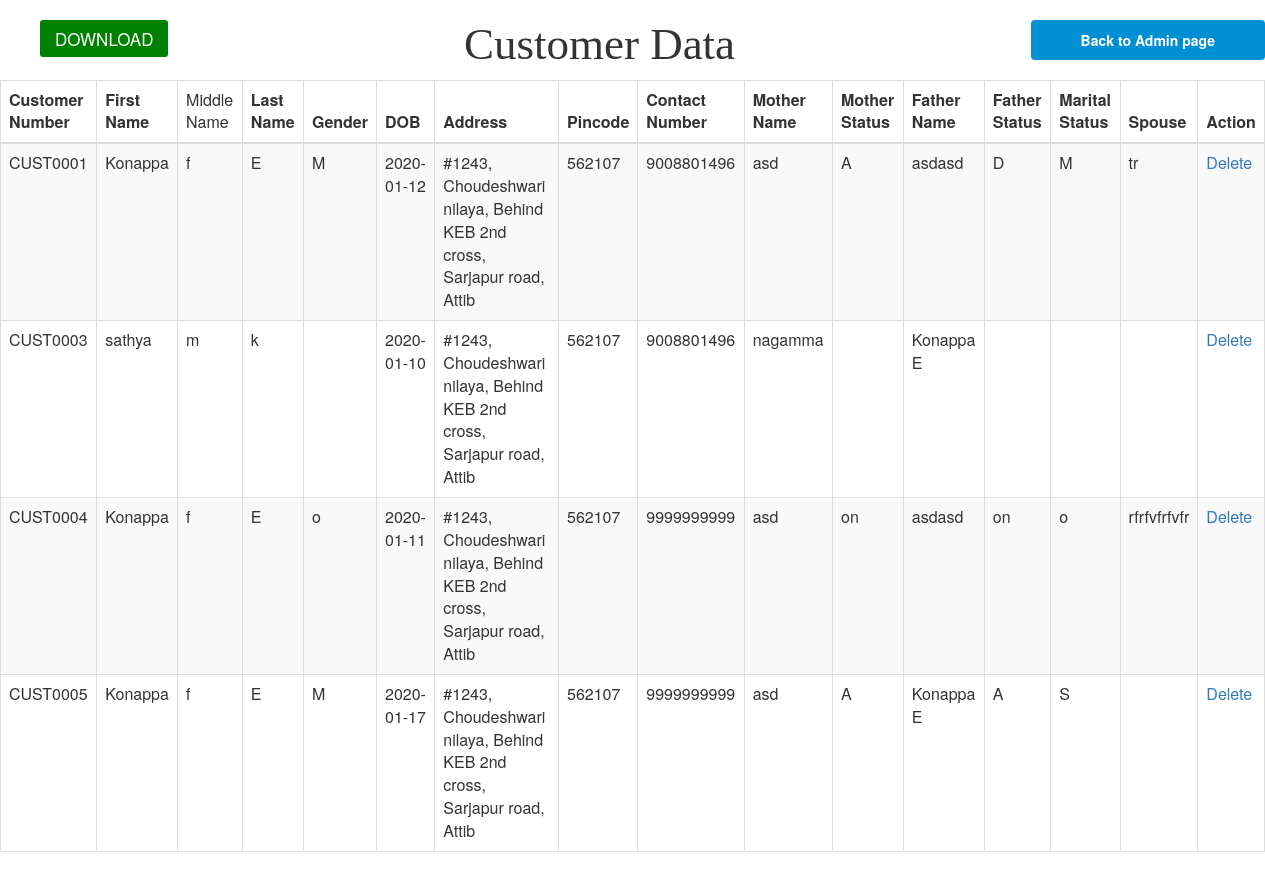
The page /table/modified12.php on the database its author committed.
### tables this page shows
CREATE TABLE `customerr` (
  `id` int(250) NOT NULL,
  `Customer_Num` varchar(250) NOT NULL,
  `First_Name` varchar(50) NOT NULL,
  `Middle_Name` varchar(50) NOT NULL,
  `Last_Name` varchar(50) NOT NULL,
  `Gender` char(1) NOT NULL,
  `DOB` date NOT NULL,
  `Address` varchar(70) NOT NULL,
  `Pincode` int(6) NOT NULL,
  `Contact_Number` bigint(10) NOT NULL,
  `Mother_Name` varchar(150) NOT NULL,
  `Mother_Status` varchar(10) NOT NULL,
  `Father_Name` varchar(150) NOT NULL,
  `Father_Status` varchar(10) NOT NULL,
  `Marital_Status` char(1) NOT NULL,
  `Spouse` varchar(150) DEFAULT NULL
);

### table/modified12.php (the view, shortened to what this page needs)
<?php
include "../connection.php";
$sql = "select * from customerr";
$result = mysqli_query($conn,$sql);
?>
<html lang="en">
<head>
    <link rel="stylesheet" type="text/css" href="../css/custom.css">
    <link rel="stylesheet" type="text/css" href="../css/bootstrap.min.css">
    <link rel="stylesheet" type="text/css" href="../css/font-awesome.min.css">
    <link rel="stylesheet" type="text/css" href="https://maxcdn.bootstrapcdn.com/font-awesome/4.3.0/css/font-awesome.min.css">
</head>
    <body style="line-height: 1;">
		<ul>
			<a href="../client/excel.php" role="submit"  style="color: white; font-size: 17px;text-transform: unset; padding: 10px 15px; border-radius: 3px; background: green; transition: .5s;float:left;">DOWNLOAD</a>
			<li class="submit-btn" style="text-decoration: none; float:right;"><a href="admin1.php" style=" color: #ffffff;"> Back to Admin page</a></li>
		</ul>
		<h1 style="font-family: auto;
    font-size: 45px;"><center>Customer Data</center></h1>
		<table class="table table-striped table-hover table-bordered" width = "100%" border = "1" cellspacing = "1" cellpadding = "1">
			<thead>
            <tr>
                <th>Customer Number</th>
                <th>First Name</th>
                <td>Middle Name</th>
                <th>Last Name</th>
                <th>Gender</th>
                <th>DOB</th>
                <th>Address</th>
                <th>Pincode</th>
                <th>Contact Number</th>
                <th>Mother Name</th>
                <th>Mother Status</th>
                <th>Father Name</th>
                <th>Father Status</th>
                <th>Marital Status</th>
                <th>Spouse</th>
                <th colspan = "2">Action</th>
            </tr>
        </thead>
	<?php
		while($row = mysqli_fetch_object($result)){
	?>
			<tr>
				<td>
					<?php echo $row->Customer_Num;?>
				</td>
				<td>
					<?php echo $row->First_Name;?>
				</td>
				<td>
					<?php echo $row->Middle_Name;?>
				</td>
				<td>
					<?php echo $row->Last_Name;?>
				</td>
				<td>
					<?php echo $row->Gender;?>
				</td>
				<td>
					<?php echo $row->DOB;?>
				</td>
				<td>
					<?php echo $row->Address;?>
				</td>
				<td>
					<?php echo $row->Pincode;?>
				</td>
				<td>
					<?php echo $row->Contact_Number;?>
				</td>
				<td>
					<?php echo $row->Mother_Name;?>
				</td>
				<td>
					<?php echo $row->Mother_Status;?>
				</td>
				<td>
					<?php echo $row->Father_Name;?>
				</td>
				<td>
					<?php echo $row->Father_Status;?>
				</td>
				<td>
					<?php echo $row->Marital_Status;?>
				</td>
				<td>
					<?php echo $row->Spouse;?>
				</td>
				<td> <a href="../client/delete.php?id=<?php echo $row->Customer_Num;?>" onclick="return confirm('Are You Sure')">Delete
				</a> </td>
			</tr>
		<?php } ?>
        </table>
    </body>
</html>

### css/custom.css (style rules this page uses)
.submit-btn { color: #ffffff; display: inline-block; padding: 10px 50px; margin-bottom: 0px; font-size: 14px; font-weight: bold; line-height: 1.42857; text-align: center; border: 0px solid transparent; border-radius: 4px; background: #008fd3 none repeat scroll 0% 0% !important; text-decoration: none; }

### rows shown on the page
customerr: Customer_Num "CUST0001", First_Name "Konappa", Middle_Name "f", Last_Name "E", Gender "M", DOB "2020-01-12", Address "#1243, Choudeshwari nilaya, Behind KEB 2nd cross, Sarjapur road, Attib", Pincode "562107", Contact_Number "9008801496", Mother_Name "asd", Mother_Status "A", Father_Name "asdasd", Father_Status "D", Marital_Status "M", Spouse "tr"
customerr: Customer_Num "CUST0003", First_Name "sathya", Middle_Name "m", Last_Name "k", DOB "2020-01-10", Address "#1243, Choudeshwari nilaya, Behind KEB 2nd cross, Sarjapur road, Attib", Pincode "562107", Contact_Number "9008801496", Mother_Name "nagamma", Father_Name "Konappa E"
customerr: Customer_Num "CUST0004", First_Name "Konappa", Middle_Name "f", Last_Name "E", Gender "o", DOB "2020-01-11", Address "#1243, Choudeshwari nilaya, Behind KEB 2nd cross, Sarjapur road, Attib", Pincode "562107", Contact_Number "9999999999", Mother_Name "asd", Mother_Status "on", Father_Name "asdasd", Father_Status "on", Marital_Status "o", Spouse "rfrfvfrfvfr"
customerr: Customer_Num "CUST0005", First_Name "Konappa", Middle_Name "f", Last_Name "E", Gender "M", DOB "2020-01-17", Address "#1243, Choudeshwari nilaya, Behind KEB 2nd cross, Sarjapur road, Attib", Pincode "562107", Contact_Number "9999999999", Mother_Name "asd", Mother_Status "A", Father_Name "Konappa E", Father_Status "A", Marital_Status "S"
